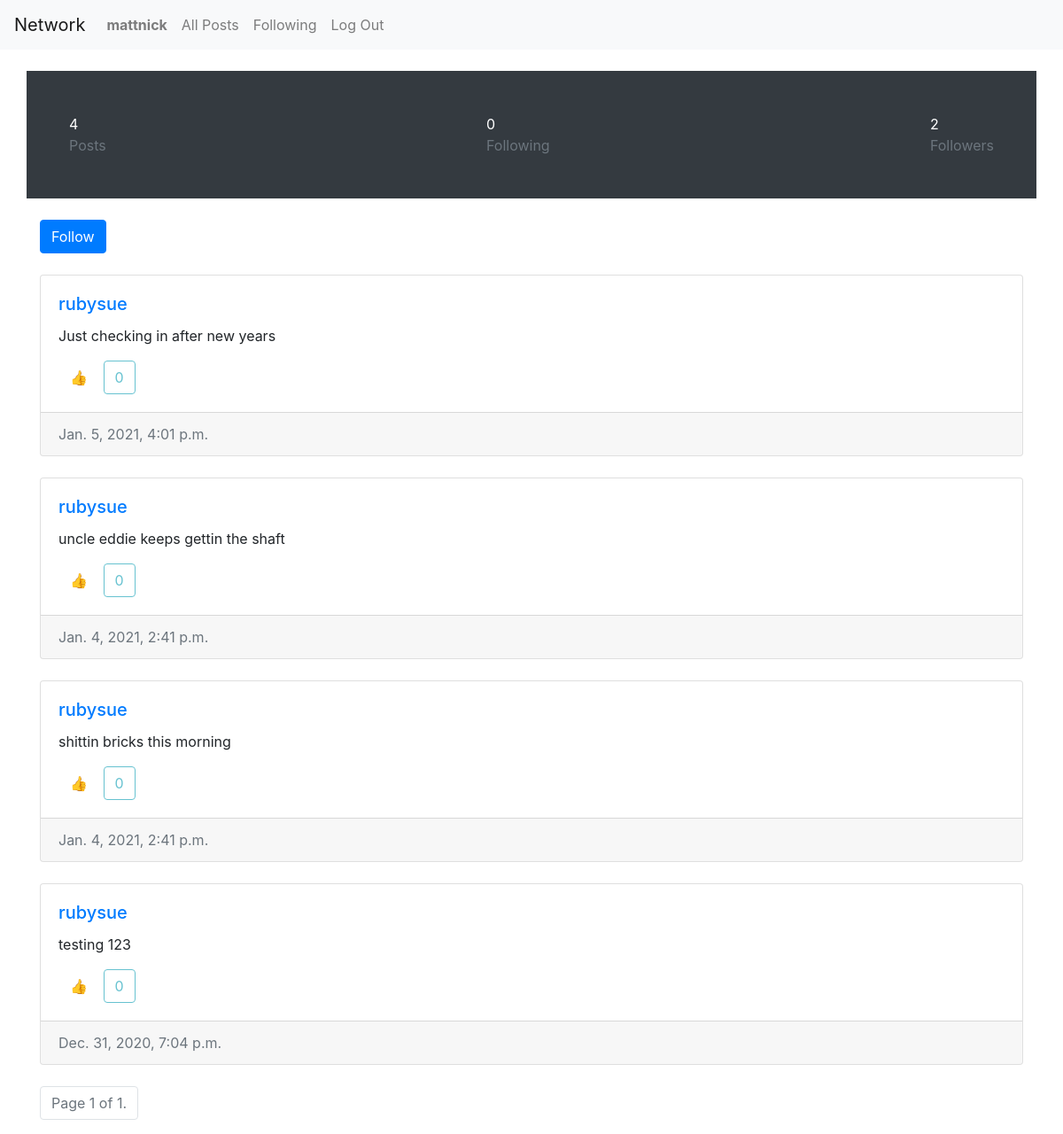
The page /rubysue (signed in) on the database as committed earlier.
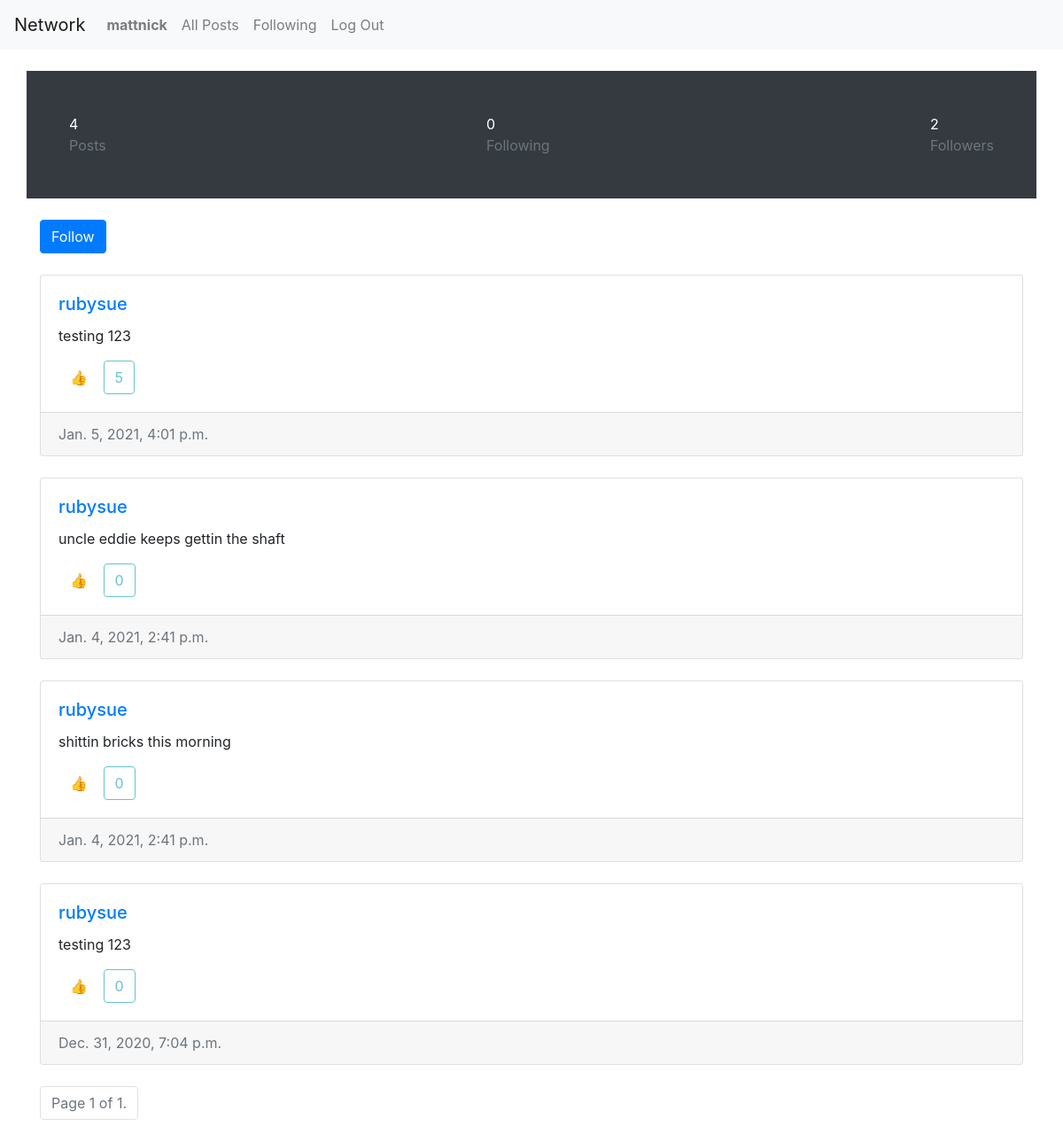
The same page on the database as committed later.
### network/models.py (models this page shows, shortened)
class Post(models.Model):
    user = models.ForeignKey(User, on_delete= models.CASCADE, related_name= "posts")
    content = models.TextField(blank=True)
    date_created = models.DateTimeField(auto_now_add=True)
    likers = models.ManyToManyField(User, blank=True, related_name="userslikes")

class User(AbstractUser):
    pass

### network/views.py (the view)
# urls.py: path("<str:username>", views.profile, name="profile"),
def profile(request, username):
    if username == str(request.user):
        usernamefollow = True
    else:
        usernamefollow = False
    displayfollowbtn= True
    usersought= User.objects.get(username = username)
    posts = Post.objects.filter(user= usersought.id).order_by("-date_created")
    paginator = Paginator(posts, 10)
    page_number = request.GET.get('page')
    page_obj = paginator.get_page(page_number)
    postCount = posts.count()
    if request.method == "POST":
        if request.POST["action"] == 'follow':
            usertoFollow = User.objects.get(username=username)
            userthatwillfollow = request.user
            if not Follower.objects.filter(user=userthatwillfollow):
                newFollower = Follower(user= userthatwillfollow)
                newFollower.save()
                newFollower.following.add(usertoFollow)
            else:
                currentFollower = Follower.objects.get(user=userthatwillfollow)
                currentFollower.following.add(usertoFollow)
                currentFollower.save()
        elif request.POST["action"] == 'unfollow':
            userToUnFollow = User.objects.get(username=username)
            userThatWillUnfollow = request.user
            currentUnFollower = Follower.objects.get(user=userThatWillUnfollow)
            currentUnFollower.following.remove(userToUnFollow)
            currentUnFollower.save()
        followercount = Follower.objects.get(user=usersought)
        following = followercount.following.count()
        count = usersought.users_followers.all()
        follower = Follower.objects.get(user = request.user)
        if follower.following.filter(username = username):
            displayfollowbtn = False
        return render(request, "network/profile.html", {
            "posts": posts,
            "postCount": postCount,
            "usernamefollow": usernamefollow,
            "username": username,
            "followers": len(count),
            "following": following,
            "displayfollowbtn": displayfollowbtn,
            "page_obj": page_obj
        })
    else:
        if not Follower.objects.filter(user=request.user):
            initFollower = Follower(user= request.user)
            initFollower.save()
        if not Follower.objects.filter(user=usersought):
            initFollower = Follower(user= usersought)
            initFollower.save()
        followercount = Follower.objects.get(user=usersought)
        following = followercount.following.count()
        count = usersought.users_followers.all()
        follower = Follower.objects.get(user = request.user)
        if follower.following.filter(username = username):
            displayfollowbtn = False
        return render(request, "network/profile.html", {
            "posts": posts,
            "postCount": postCount,
            "usernamefollow": usernamefollow,
            "username": username,
            "followers": len(count),
            "following": following,
            "displayfollowbtn": displayfollowbtn,
            "page_obj": page_obj
        })

### network/templates/network/profile.html (shortened to what this page needs)
{% extends "network/layout.html" %}
{% load static %}
{% block body %}
    <div class="container text-white bg-dark p-5 mt-4 mb-4 d-flex justify-content-between">
        <div class="postcount-container">
            <div>{{postCount}}</div>
            <div class="post text-muted">Posts</div>
        </div>
        <div class="following-count-container">
            <div>{{following}}</div>
            <div class="post text-muted">Following</div>
        </div>
        <div class="followers-count-container">
            <div>{{followers}}</div>
            <div class="post text-muted">Followers</div>
        </div>
    </div>
    {% if not usernamefollow %}
    <div class="container">
        <form method="POST" action="{% url 'profile' username %}">
            {% if displayfollowbtn %}
            <button type="submit" name="action" value="follow" class="btn btn-small btn-primary">Follow</button>
            {% else %}
            <button type="submit" name="action" value="unfollow" class="btn btn-small btn-secondary">Unfollow</button>
            {% endif %}
        </form>
    </div>
    {% endif %}
    <div class="container mt-4 w-100">
        {%for post in page_obj%}
                <div class="card mb-4">
                    <div class="card-body">
                        <h5 class="card-title"><a class="card-link" href="{% url 'profile' post.user %}">{{post.user}}</a></h5>
                        <p class="card-text" id="content{{post.id}}">{{post.content}}</p>
                        <div class="actions">
                            <div class="like-containter">
                                {% if request.user in post.likers.all%}
                                <button data-id="{{post.id}}" class="likebtn like{{post.id}} btn btn-small">👎</button>
                                {% else %}
                                <button data-id="{{post.id}}" class="likebtn like{{post.id}} btn btn-small">👍</button>
                                {% endif %}
                                <button type="button" disabled class="likecounter{{post.id}} btn btn-small btn-outline-info">{{post.likers.all.count}}</button>
                            </div>
                        </div>
                    </div>
                    <div class="card-footer text-muted">
                        {{post.date_created}}
                    </div>
                </div>
            {% endfor %}
            <nav class="pagination" aria-label="Page navigation">
                <ul class="step-links pagination">
                    <li class="current page-item disabled">
                        <a href="#" class="page-link" aria-disabled="true">Page {{page_obj.number}} of {{page_obj.paginator.num_pages}}.</a>
                    </li>
                </ul>
            </nav>
    </div>
{% endblock %}

Rows that differ between the two databases and show on the page:
changed Post "Jan. 5, 2021, 4:01 p.m.": content "Just checking in after new years" → "testing 123"; likers.all.count "0" → "5"
